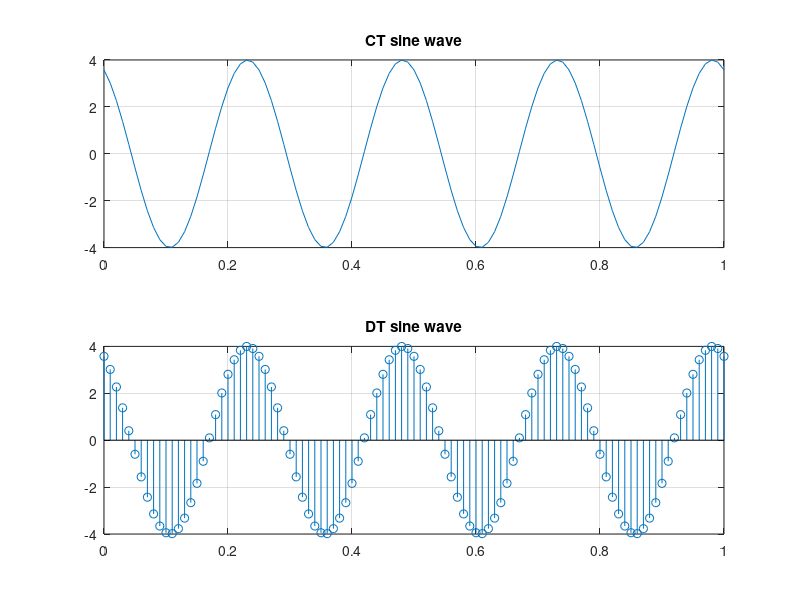

Reproduce this figure in MATLAB.
f=4;
t=(0:0.01:1);
a=4;
phi=90;
y=a*sin(2*pi*f*t+phi);
subplot(2,1,1);
plot(t,y);
title('CT sine wave');
grid
subplot(2,1,2);
stem(t,y);
title('DT sine wave');
grid
